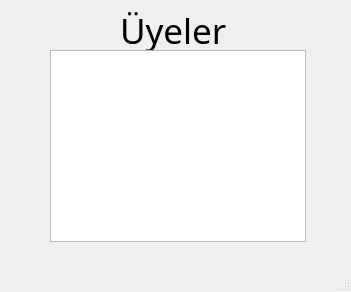
<?xml version="1.0" encoding="UTF-8"?>
<ui version="4.0">
 <class>MainWindow</class>
 <widget class="QMainWindow" name="MainWindow">
  <property name="geometry">
   <rect>
    <x>0</x>
    <y>0</y>
    <width>351</width>
    <height>292</height>
   </rect>
  </property>
  <property name="minimumSize">
   <size>
    <width>351</width>
    <height>292</height>
   </size>
  </property>
  <property name="maximumSize">
   <size>
    <width>351</width>
    <height>292</height>
   </size>
  </property>
  <property name="windowTitle">
   <string>MainWindow</string>
  </property>
  <widget class="QWidget" name="centralwidget">
   <widget class="QLabel" name="label">
    <property name="geometry">
     <rect>
      <x>120</x>
      <y>10</y>
      <width>211</width>
      <height>41</height>
     </rect>
    </property>
    <property name="font">
     <font>
      <family>MS Reference Sans Serif</family>
      <pointsize>26</pointsize>
     </font>
    </property>
    <property name="text">
     <string>Üyeler</string>
    </property>
   </widget>
   <widget class="QListWidget" name="listWidget">
    <property name="geometry">
     <rect>
      <x>50</x>
      <y>50</y>
      <width>256</width>
      <height>192</height>
     </rect>
    </property>
   </widget>
  </widget>
  <widget class="QMenuBar" name="menubar">
   <property name="geometry">
    <rect>
     <x>0</x>
     <y>0</y>
     <width>351</width>
     <height>18</height>
    </rect>
   </property>
  </widget>
  <widget class="QStatusBar" name="statusbar"/>
 </widget>
 <resources/>
 <connections/>
</ui>
